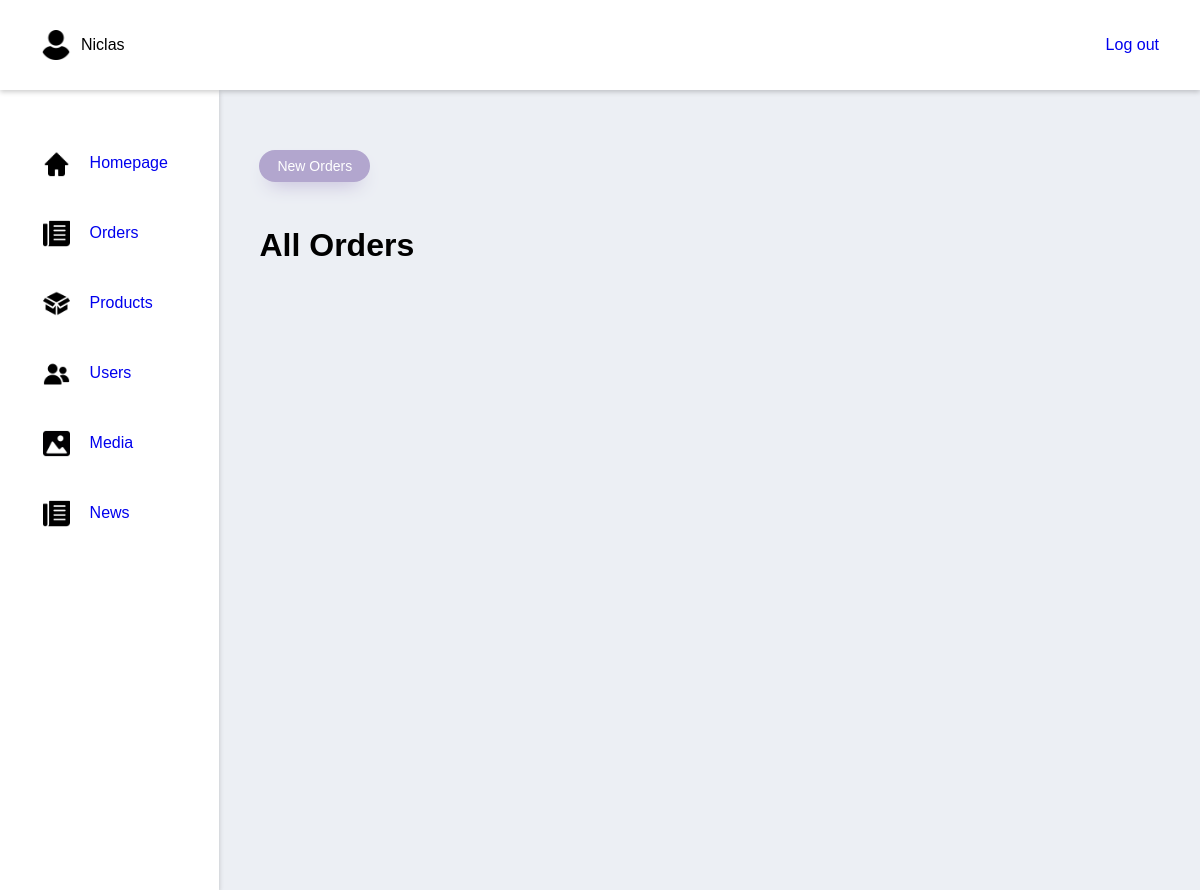
The app's page /adminOrders (signed in), older data.
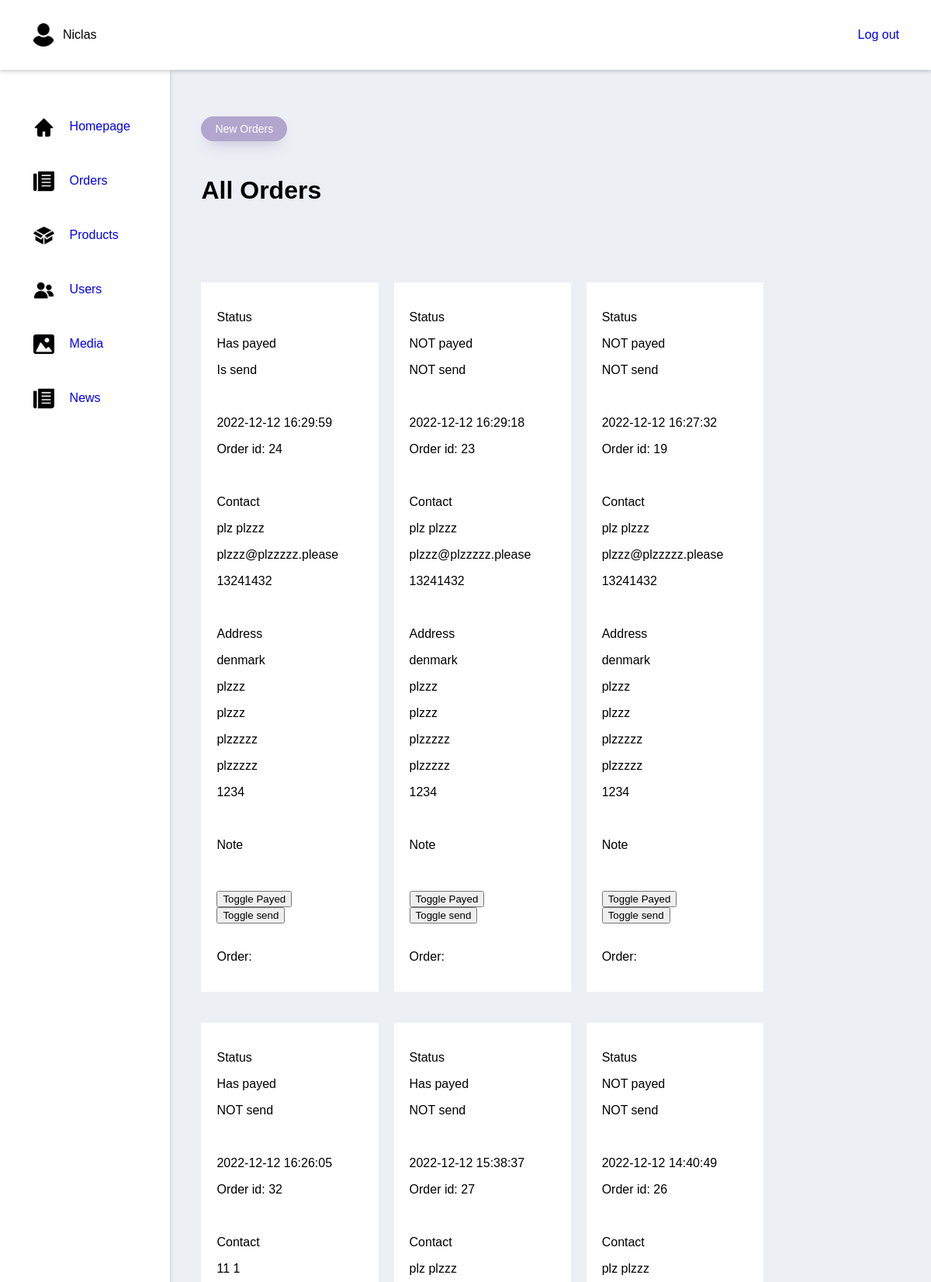
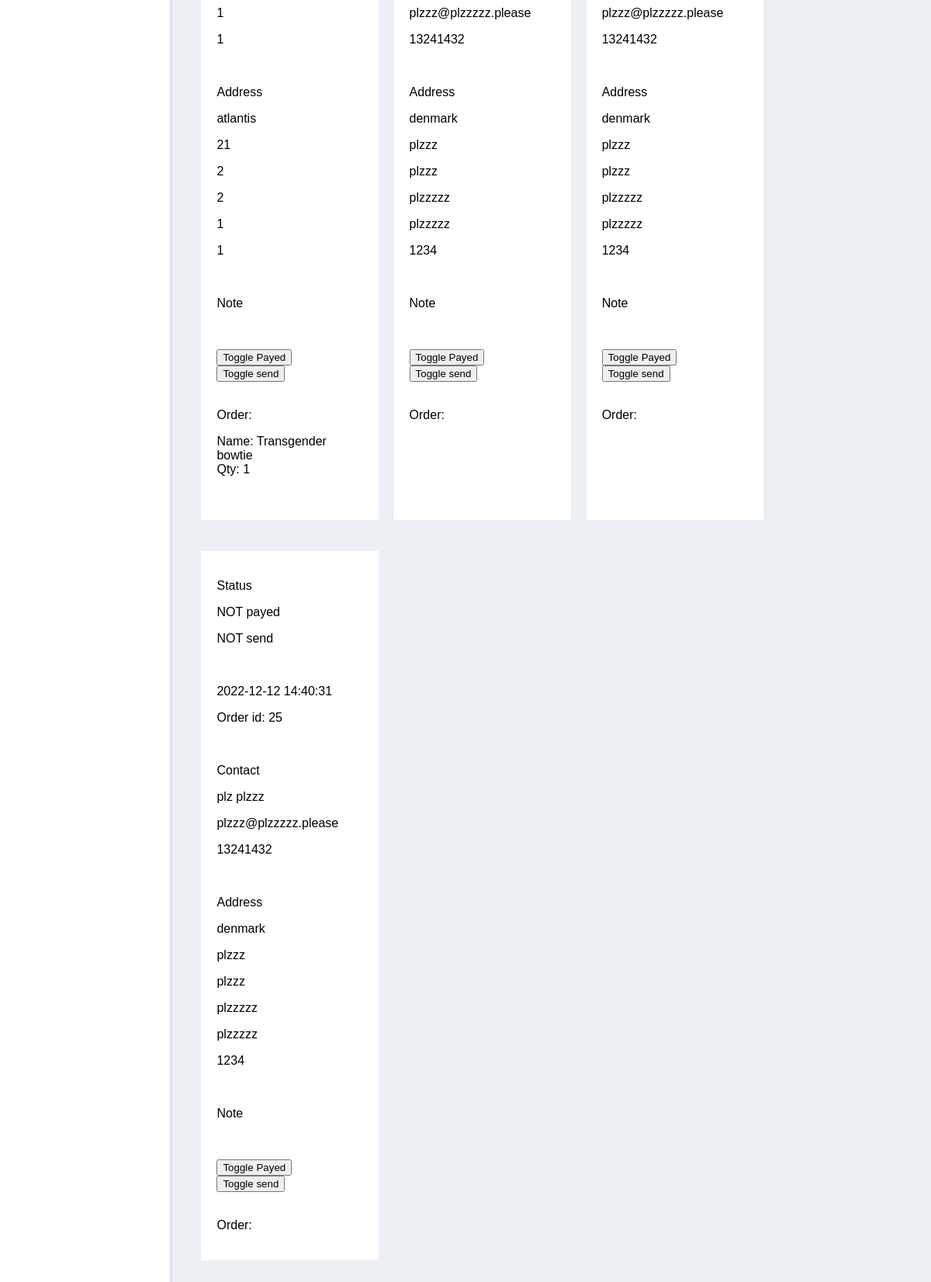
The same page, newer data (2 pictures, top to bottom).
### tables this page shows
CREATE TABLE IF NOT EXISTS `purchases` (
  `id` int(11) NOT NULL AUTO_INCREMENT,
  `country` varchar(100) NOT NULL,
  `fname` varchar(100) NOT NULL,
  `lname` varchar(100) NOT NULL,
  `address` varchar(150) NOT NULL,
  `appartment` varchar(50) DEFAULT '',
  `city` varchar(100) NOT NULL,
  `state` varchar(100) NOT NULL,
  `postcode` varchar(50) NOT NULL,
  `email` varchar(100) NOT NULL,
  `phone` varchar(20) NOT NULL,
  `company` varchar(100) DEFAULT '',
  `payed` int(11) NOT NULL DEFAULT '0',
  `user_id` int(11) DEFAULT NULL,
  `time` datetime NOT NULL DEFAULT CURRENT_TIMESTAMP ON UPDATE CURRENT_TIMESTAMP,
  `send` int(11) NOT NULL DEFAULT '0',
  `note` text,
  PRIMARY KEY (`id`)
);

CREATE TABLE IF NOT EXISTS `products_assigned_to_purchases` (
  `purchase_id` int(11) NOT NULL,
  `product_id` int(11) NOT NULL,
  `user` varchar(100) NOT NULL,
  `quantity` int(11) NOT NULL,
  `price` int(11) NOT NULL,
  PRIMARY KEY (`purchase_id`,`product_id`)
);

CREATE TABLE IF NOT EXISTS `products` (
  `products_id` int(11) NOT NULL AUTO_INCREMENT,
  `name` varchar(30) NOT NULL,
  `type` int(11) NOT NULL,
  `description` varchar(250) NOT NULL,
  `price` decimal(10,0) NOT NULL,
  `primary_image` varchar(250) DEFAULT NULL,
  PRIMARY KEY (`products_id`)
);

### index.php (called while the page is built, shortened)
<?php
    include "public/Router.php";
    $request = $_SERVER["REQUEST_URI"];
    $router = new Router($request);
    $router->get('/', 'views/frontend/Home');
    $router->get('/profile', 'views/login/profile');
    $router->get('/editProfileFunction', 'controllers/editProfile');
    $router->get('/loginFunction', 'controllers/login');
    $router->get('/signupFunction', 'controllers/signup');
    $router->get('/logoutFunction', 'controllers/logout');
    $router->get('/Product', 'views/frontend/Product');
    $router->get('/ProductType', 'views/frontend/productType');
    $router->get('/ProductSale', 'views/frontend/productSale');
    $router->get('/AboutUS', 'views/frontend/AboutUS');
    $router->get('/Contact', 'views/frontend/Contact');
    $router->get('/Checkout', 'views/frontend/Checkout');
    $router->get('/ProductShow', 'views/frontend/ProductShow');
    $router->get('/NewsShow', 'views/frontend/NewsShow');
    $router->get('/contactSubmit', 'controllers/contactForm');
    $router->get('/Breadcrumb', 'views/frontend/Breadcrumb');
    $router->get('/removeFromCart', 'controllers/removeFromCart');
    $router->get('/editQuantityInCart', 'controllers/editQuantityInCart');
    $router->get('/purchase', 'views/frontend/purchase');
    $router->get('/adminProducts', 'views/backend/products');
    $router->get('/adminUsers', 'views/backend/users');
    $router->get('/adminMedia', 'views/backend/media');
    $router->get('/adminNews', 'views/backend/news');
    $router->get('/adminFrontpage', 'views/backend/frontpage');
    $router->get('/adminOrders', 'views/backend/orders');

### models/handlers/purchaseHandler.php (called while the page is built, shortened)
<?php
$rootPath = "";
require_once $rootPath . "public/dbconn.php";
require_once $rootPath . "models/sql/purchase.php";
class PurchaseHandler extends Purchase{
    public $db;
    public function __construct($db) {
        $this->db = $db;
    }
    public function getOrders($new = false){
        if($new == false){
            $getOrders = $this->db->prepare("SELECT * FROM purchases ORDER BY time DESC");
        }else{
            $getOrders = $this->db->prepare("SELECT * FROM purchases WHERE payed = 1 AND send = 0 ORDER BY time DESC");
        }
        $getOrders->execute();
        return $getOrders->fetchAll();
    }
}
$PurchaseHandler = new PurchaseHandler($db);

### controllers/getOrdersWithFilters.php (called while the page is built)
<?php
$data = $PurchaseHandler->getOrders($filter);

### views/backend/orders.php (the view, shortened to what this page needs)
<?php
    $rootPath = "";
    $filter = false;
    require_once $rootPath . "public/dbconn.php";
    require_once $rootPath . "models/handlers/productsHandler.php";
    require_once $rootPath . "models/handlers/purchaseHandler.php";
    require_once $rootPath . "models/handlers/Usershandler.php";
    require_once $rootPath . "controllers/getOrdersWithFilters.php";
    require_once $rootPath . "views/backend/partials/header.php";
    $page = 0;
?>
<div class="wrapper">
    <form class="Admin-handlers" method="POST" action="adminProducts">
        <div class="Reset_create_div">
            <a class="button" href="/adminNewOrders">New Orders</a>
        </div>
    </form>
        <?php
            $pageNr = $page;
            $productsPrPage = 10;
            $pageMinIndex = $pageNr * $productsPrPage;
            $pageMaxIndex = $pageMinIndex + $productsPrPage;
        ?>
        <div class="Admin-page-title">
              <h1>All Orders</h1>
        </div>
<div class="wrapper-main-area">
        <div class="products">
                <?php
                    for($i = $pageMinIndex; $i < $pageMaxIndex && $i < count($data); $i++){
                        $indData = $data[$i];
                ?>
                        <div class="product">
                            <div class="product-info">
                                <p>
                                    Status
                                </p>
                                <p><?php echo $indData['payed'] == 0 ? "NOT payed" : "Has payed" ?></p>
                                <p><?php echo $indData['send'] == 0 ? "NOT send" : "Is send" ?></p>
                                <br>
                                <p><?php echo $indData['time'] ?></p>
                                <p>Order id: <?php echo $indData['id'] ?></p>
                                <br>
                                <p>
                                    Contact
                                </p>
                                <p><?php echo $indData['fname']; echo " " . $indData['lname'] ?></p>
                                <p><?php echo $indData['email'] ?></p>
                                <p><?php echo $indData['phone'] ?></p>
                                <br>
                                <p>
                                    Address
                                </p>
                                <p><?php echo $indData['country'] ?></p>
                                <p><?php echo $indData['address'] ?></p>
                                <p><?php echo $indData['appartment'] ?></p>
                                <p><?php echo $indData['city'] ?></p>
                                <p><?php echo $indData['state'] ?></p>
                                <p><?php echo $indData['postcode'] ?></p>
                                <br>
                                <p>
                                    Note
                                </p>
                                <br>
                                <form action="/addPayedToOrder" method="POST">
                                    <input type="submit" value="Toggle Payed">
                                </form>
                                <form action="/addSendToOrder" method="POST">
                                    <input type="submit" value="Toggle send">
                                </form>
                                <p>
                                    <br>
                                    Order:
                                </p>
                                <?php
                                    $getProducts = $db->prepare("SELECT * FROM `products_assigned_to_purchases` WHERE `purchase_id` = :id ");
                                    $getProducts->bindParam(":id", $indData['id']);
                                    $getProducts->execute();
                                    $getProducts = $getProducts->fetchAll();
                                    foreach($getProducts as $product){
                                        $getProd = $db->prepare("SELECT * FROM `products` WHERE `products_id` = :id ");
                                        $getProd->bindParam(":id", $product['product_id']);
                                        $getProd->execute();
                                        $getProd = $getProd->fetch();
                                        echo "Name: ";
                                        echo $getProd['name'];
                                        echo "<br>";
                                        echo " Qty: ";
                                        echo $product['quantity'];
                                        echo "<br>";
                                        echo "<br>";
                                        echo "<br>";
                                    }
                                ?>
                            </div>
                        </div>
                <?php
                    }
                ?>
        </div>
            <?php
                echo "<br>";
            ?>
</div>
</div>
<?php
    require_once $rootPath . "views/backend/partials/footer.php";
?>

### public/Router.php (shortened to what this page needs)
<?php
class Router{
    private $request;
    public function __construct($requestPara){
        $this->request = $requestPara;
    }
    public function get($route, $file){
        $uri = trim($this->request, "/");
        $uri = explode("/", $uri);
        if($uri[0] == trim($route, "/")){
            require_once $file . ".php";
        }
    }
}

### views/backend/partials/header.php (shortened to what this page needs)
<?php
    $rootPath = "";
?>
<!DOCTYPE html>
<html lang="en">
<head>
    <link rel="stylesheet" href="<?php echo $rootPath ?>views/backend/partials/css/style.css">
</head>
<body>
<div class="Top-nav">
    <div class="Login-info-div">
        <div class="Nav-admin-name">
            <div class="Nav-icon">
                <img src="assets/icons/user.png" alt="">
            </div>
            <?php
                if(isset($_SESSION['name'])){
            ?>
                <p>
                    <?php echo $_SESSION['name']; ?>
                </p>
        </div>
            <a class="Logout" href="/logoutFunction">Log out</a>
        <?php
            }
        ?>
    </div>
</div>
<div class="Admin-main-section">
    <aside>
        <nav>
            <ul>
                <li>
                    <div class="Nav-icon link-icon">
                        <img src="assets/icons/home.png" alt="">
                    </div>
                    <a href="/adminFrontpage">Homepage</a>
                </li>
                <li>
                    <div class="Nav-icon link-icon">
                        <img src="assets/icons/news.png" alt="">
                    </div>
                    <a href="/adminOrders">Orders</a>
                </li>
                <li>
                    <div class="Nav-icon link-icon">
                        <img src="assets/icons/box.png" alt="">
                    </div>
                    <a href="/adminProducts">Products</a>
                </li>
                <li>
                    <div class="Nav-icon link-icon">
                        <img src="assets/icons/group.png" alt="">
                    </div>
                    <a href="/adminUsers">Users</a>
                </li>
                <li>
                    <div class="Nav-icon link-icon">
                        <img src="assets/icons/insert-picture-icon.png" alt="">
                    </div>
                    <a href="/adminMedia">Media</a>
                </li>
                <li>
                    <div class="Nav-icon link-icon">
                        <img src="assets/icons/news.png" alt="">
                    </div>
                    <a href="/adminNews">News</a>
                </li>
            </ul>
        </nav>
    </aside>

### views/backend/partials/footer.php (shortened to what this page needs)
</div>
</body>
</html>

### views/backend/partials/css/style.css (style rules this page uses)
body { margin: 0; padding: 0; box-sizing: border-box; font-family: 'Questrial', sans-serif; background: #ECEFF4; }
.Admin-main-section { display: flex; }
.Top-nav { display: flex; background: #ffffff; box-shadow: 0 2px 5px 0px rgba(0,0,0,.2); z-index: 10; position: relative; padding: 0 3%; }
.Logout { display: flex; align-items: center; }
aside { width: 280px; background: #ffffff; min-height: 100vh; box-shadow: 0 2px 5px 0px rgba(0,0,0,.2); }
aside nav { width: 100%; display: flex; flex-direction: column; align-items: center; }
.Login-info-div { padding: 20px 5px; width: 100vw; }
.Login-info-div { display: flex; justify-content: space-between; }
ul { height: auto !important; margin-top: 48px; padding-left: 0 !important; margin-right: 9px; }
li { height: 40px; margin-bottom: 20px; list-style-type: none; display: flex; align-items: center; padding: 5px; }
a:link { text-decoration: none; }
.wrapper { margin: 37px 0 0 40px; width: 100%; }
.wrapper-main-area { position: relative; }
.Reset_create_div { margin: 20px 0; }
.Admin-page-title { margin-top: 30px; }
.Admin-page-title h1 { margin-bottom: 0 !important; }
.Admin-handlers { display: flex; justify-content: space-between; margin-right: 2.5%; margin-top: 10px; height: 60px; }
.Nav-admin-name { display: flex; }
.Nav-icon { width: 30px; height: auto; display: flex; align-items: center; margin-right: 10px; }
.Nav-icon img { width: 100%; height: auto; }
.link-icon { width: 27px; margin-right: 20px; }
.button { background: #B2A6CE; border-radius: 999px; height: 45px; box-shadow: #B2A6CE 0 10px 20px -10px; box-sizing: border-box; color: #ffffff; cursor: pointer; font-size: 14px; opacity: 1; outline: 0 solid transparent; padding: 8px 18px; user-select: none; -webkit-user-select: none; width: fit-content; word-break: break-word; border: 0; }
.products, .choose-image { display: flex; flex-wrap: wrap; margin: 80px 0; }
.product, .image { width: 20%; background: #ffffff; padding: 20px; margin: 20px 20px 20px 0; position: relative; height: auto; display: flex; flex-direction: column; justify-content: space-between; }

Row changes from the older to the newer data that the page shows:
added purchases: payed "Has payed", send "Is send", time "2022-12-12 16:29:59", id "24", fname "plz", lname "plzzz", email "plzzz@plzzzzz.please", phone "13241432", country "denmark", address "plzzz", appartment "plzzz", city "plzzzzz", state "plzzzzz", postcode "1234"
added purchases: payed "NOT payed", send "NOT send", time "2022-12-12 16:29:18", id "23", fname "plz", lname "plzzz", email "plzzz@plzzzzz.please", phone "13241432", country "denmark", address "plzzz", appartment "plzzz", city "plzzzzz", state "plzzzzz", postcode "1234"
added purchases: payed "NOT payed", send "NOT send", time "2022-12-12 16:27:32", id "19", fname "plz", lname "plzzz", email "plzzz@plzzzzz.please", phone "13241432", country "denmark", address "plzzz", appartment "plzzz", city "plzzzzz", state "plzzzzz", postcode "1234"
added purchases: payed "Has payed", send "NOT send", time "2022-12-12 16:26:05", id "32", fname "11", lname "1", email "1", phone "1", country "atlantis", address "21", appartment "2", city "2", state "1", postcode "1"
added products_assigned_to_purchases: product.name "Transgender bowtie", quantity "1"
added purchases: payed "Has payed", send "NOT send", time "2022-12-12 15:38:37", id "27", fname "plz", lname "plzzz", email "plzzz@plzzzzz.please", phone "13241432", country "denmark", address "plzzz", appartment "plzzz", city "plzzzzz", state "plzzzzz", postcode "1234"
added purchases: payed "NOT payed", send "NOT send", time "2022-12-12 14:40:49", id "26", fname "plz", lname "plzzz", email "plzzz@plzzzzz.please", phone "13241432", country "denmark", address "plzzz", appartment "plzzz", city "plzzzzz", state "plzzzzz", postcode "1234"
added purchases: payed "NOT payed", send "NOT send", time "2022-12-12 14:40:31", id "25", fname "plz", lname "plzzz", email "plzzz@plzzzzz.please", phone "13241432", country "denmark", address "plzzz", appartment "plzzz", city "plzzzzz", state "plzzzzz", postcode "1234"
